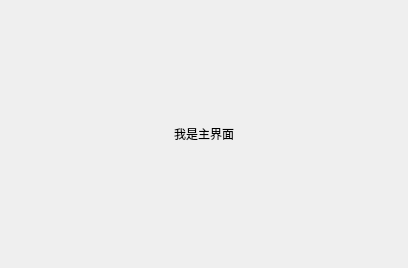
<?xml version="1.0" encoding="UTF-8"?>
<ui version="4.0">
 <class>Demo_SplashScreen</class>
 <widget class="QWidget" name="Demo_SplashScreen">
  <property name="geometry">
   <rect>
    <x>0</x>
    <y>0</y>
    <width>408</width>
    <height>268</height>
   </rect>
  </property>
  <property name="windowTitle">
   <string>Form</string>
  </property>
  <layout class="QGridLayout" name="gridLayout">
   <item row="0" column="0">
    <widget class="QLabel" name="label">
     <property name="text">
      <string>我是主界面</string>
     </property>
     <property name="alignment">
      <set>Qt::AlignCenter</set>
     </property>
    </widget>
   </item>
  </layout>
 </widget>
 <resources/>
 <connections/>
</ui>
